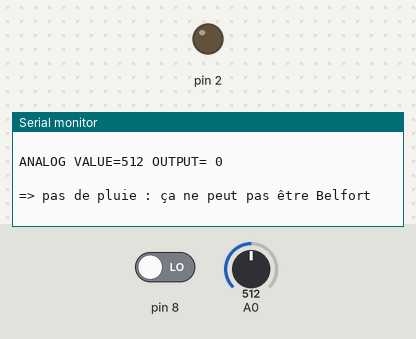
Recording of a sketch running on a simulated Arduino Uno, built with avr-gcc and run on an emulated ATmega328P. Parts: output pins drawn as LEDs (lit = HIGH), the last lines printed to the serial monitor. The test bench sets the inputs (shaded band); at power-on: A0 = 512, pin 8 LOW.

Above: at 3.4 s.
3.5 s: A0 set to 317
At 3.97 s:
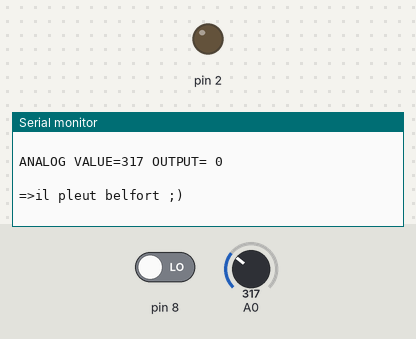
6.6 s: A0 set to 283
At 6.97 s:
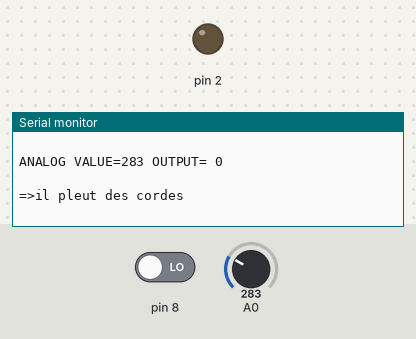
Timing chart, 0 to 9.6 s (numbered marks = the images above; inputs shaded):
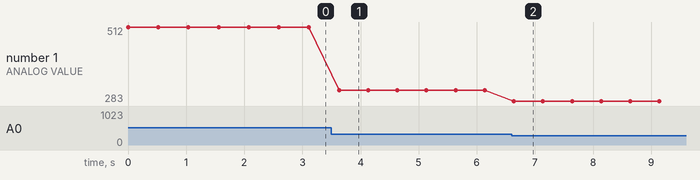

The sketch:

capteur_de_pluie.ino
```cpp
// THE SETUP ROUTINE RUNS ONCE WHEN YOU PRESS RESET
void setup() {
// INITIALIZE SERIAL COMMUNICATIONS AT 9600 BITS PER SECOND:
Serial.begin(9600);
pinMode(A0,INPUT);
pinMode(8, INPUT);
pinMode(2, OUTPUT);
}
// THE LOOP ROUTIINE RUNS OVER AND OVER AGAIN FOREVER
void loop() {
// READ THE ANALOG INPUT ON PIN AO
int ANALOG_VALUE = analogRead(A0);
// READ THE-DIGITAL INPUT ON PIN 8
int OUTPUT_VALUE = digitalRead(8);

//PRINT OUT THE VALUE READING
Serial.print("ANALOG VALUE=");
Serial.print(ANALOG_VALUE);
Serial.print("");
Serial.print(" OUTPUT= ");
Serial.println(OUTPUT_VALUE);
Serial.println(" ");
if(analogRead(0)<300) Serial.println("=>il pleut des cordes");
else if(analogRead(0)<500) Serial.println("=>il pleut belfort ;)");
else Serial.println("=> pas de pluie : ça ne peut pas être Belfort");
 Serial.println(" ");
delay(500); // DELAY IN BETWEEN
}
```

Measured:
- after the input at 3.5 s, the serial monitor: prints a new line after 0.13 s (image 1)
- after the input at 6.6 s, the serial monitor: prints a new line at once (image 2)
- plotted number 1: 512 → 317 after the input at 3.5 s, 317 → 283 after the input at 6.6 s
